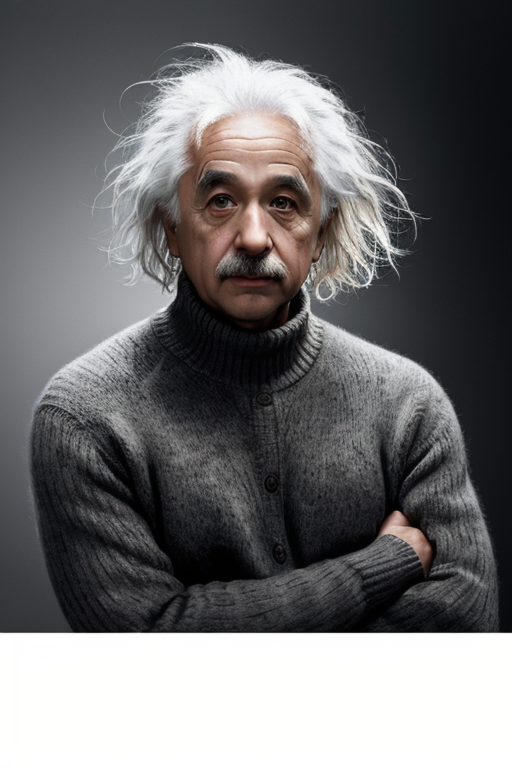
#> input picture characters/assets/albert_einstein/master_raw.png, 1024 x 1536 px (shown at 1/2 size)
$ python -i character_references.py   (imports and definitions only)
#> lines starting #> are read from the running program, lines starting #| are printed output that depends on the picture
"""Resolve identity-safe, licensed reference portraits for researched people."""
from __future__ import annotations

import hashlib
import json
import re
import urllib.parse
import urllib.request
from pathlib import Path


_WIKIPEDIA_API = "https://en.wikipedia.org/w/api.php"
_COMMONS_API = "https://commons.wikimedia.org/w/api.php"
_USER_AGENT = "AIYouTubeDocumentaryBot/1.0 (identity reference resolver)"


# [121 lines left out: functions attach_character_references, resolve_wikimedia_portrait, not called in this run]


def create_reference_scene(reference_path: Path, output_path: Path) -> Path:
    """Create an identity-safe archival frame when image-to-image is unavailable."""
#> called with output_path = 'out.png'
    from PIL import Image, ImageEnhance, ImageFilter, ImageOps

    portrait = Image.open(reference_path).convert("RGB")
#> portrait is the input picture: PIL image 1024x1536 RGB; mean R, G, B 109.2, 108.3, 109.2
    background = ImageOps.fit(
        portrait, (1920, 1080), method=Image.Resampling.LANCZOS
    ).filter(ImageFilter.GaussianBlur(28))
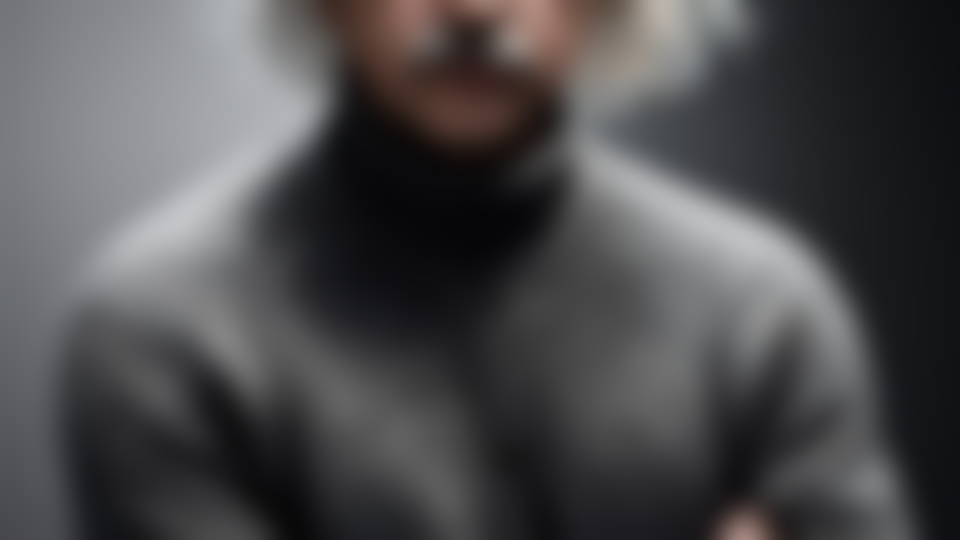
#> background: PIL image 1920x1080 RGB (shown at 1/2 size); mean R, G, B 76.3, 75.5, 76.9
    background = ImageEnhance.Color(background).enhance(0.22)
    background = ImageEnhance.Brightness(background).enhance(0.28)
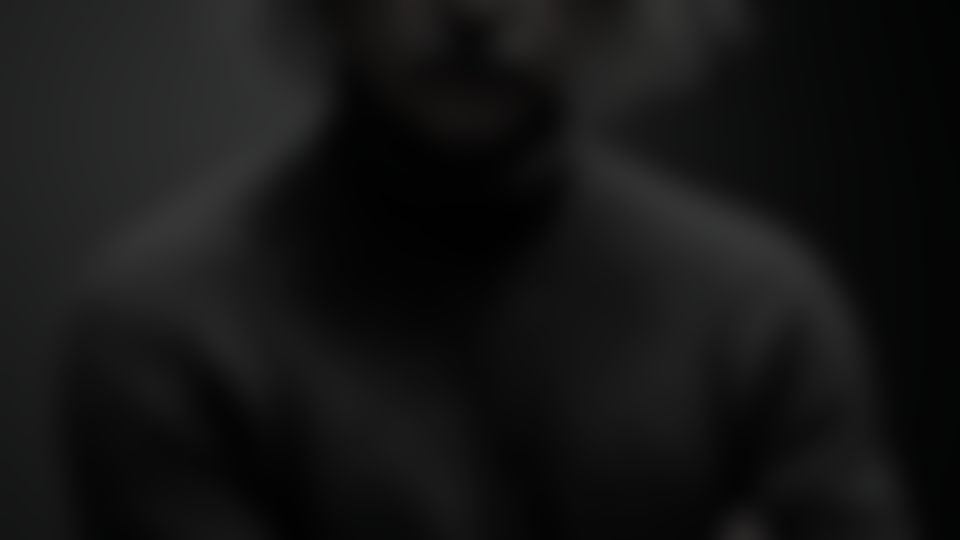
#> background: PIL image 1920x1080 RGB (shown at 1/2 size); mean R, G, B 20.7, 20.7, 20.7
    tint = Image.new("RGB", background.size, "#061610")
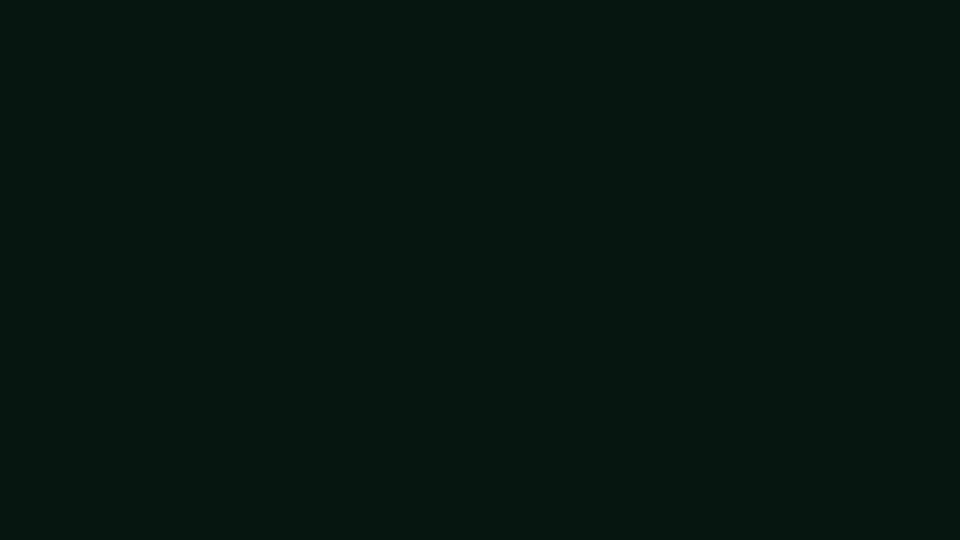
#> tint: PIL image 1920x1080 RGB (shown at 1/2 size); mean R, G, B 6, 22, 16
    background = Image.blend(background, tint, 0.55).convert("RGBA")
#> background: PIL image 1920x1080 RGBA

    framed = ImageOps.contain(portrait, (760, 820), method=Image.Resampling.LANCZOS)
    framed = ImageEnhance.Color(framed).enhance(0.55)
    card = Image.new("RGBA", (framed.width + 46, framed.height + 70), (220, 211, 187, 255))
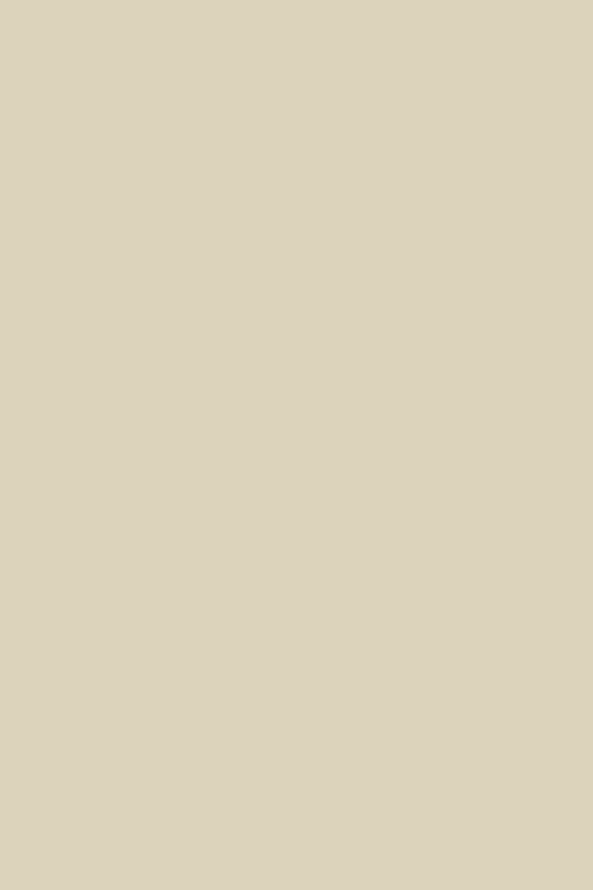
#> card: PIL image 593x890 RGBA; mean R, G, B, A 220, 211, 187, 255
    card.alpha_composite(framed.convert("RGBA"), (23, 22))
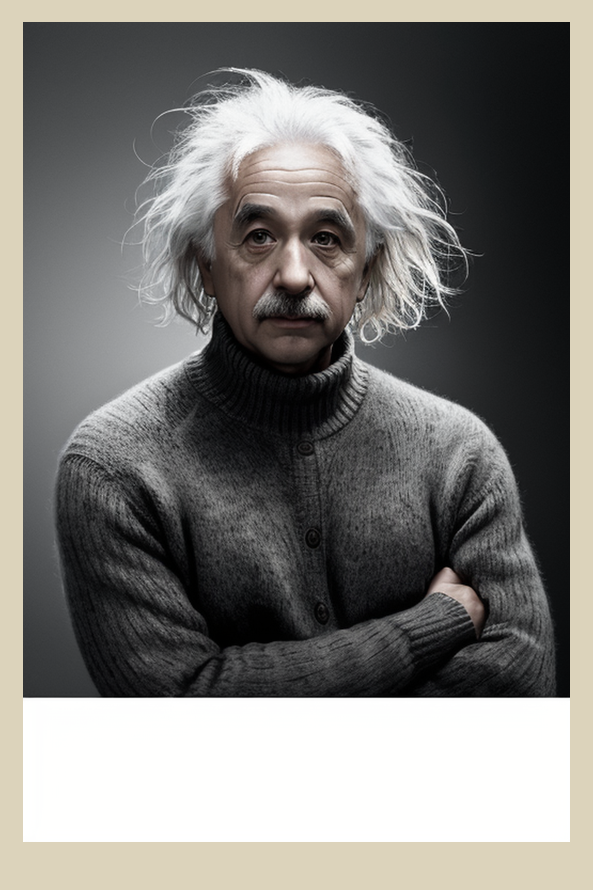
#> card: PIL image 593x890 RGBA; mean R, G, B, A 125.3, 123.8, 120.3, 255
    shadow = Image.new("RGBA", background.size, (0, 0, 0, 0))
#> shadow: PIL image 1920x1080 RGBA; every value is 0
    shadow_box = (960 - card.width // 2 + 25, 105, 960 + card.width // 2 + 25, 105 + card.height)
#> shadow_box = (689, 105, 1281, 995)
    from PIL import ImageDraw
    ImageDraw.Draw(shadow).rounded_rectangle(shadow_box, 12, fill=(0, 0, 0, 170))
    shadow = shadow.filter(ImageFilter.GaussianBlur(24))
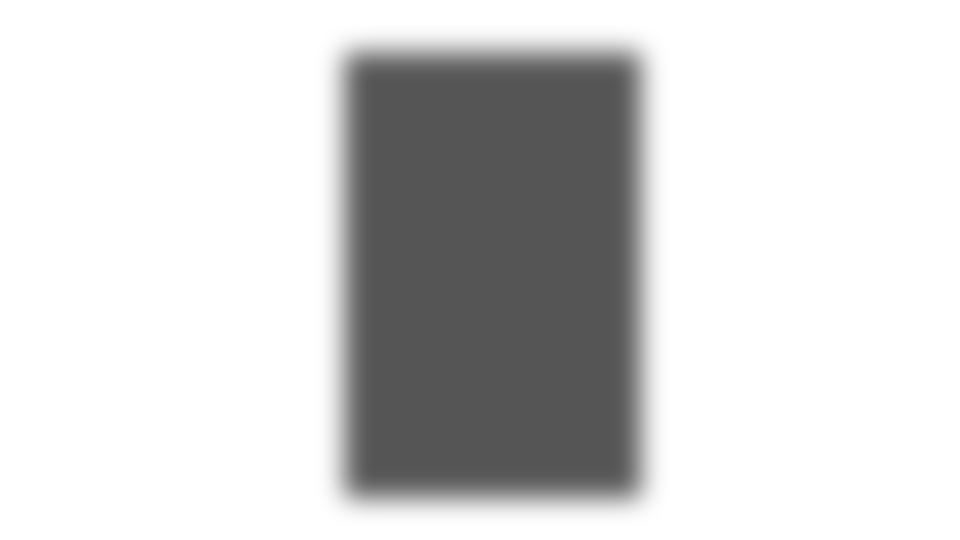
#> shadow: PIL image 1920x1080 RGBA (shown at 1/2 size); mean R, G, B, A 0, 0, 0, 43.3; transparent parts drawn white
    background = Image.alpha_composite(background, shadow)
    background.alpha_composite(card, (960 - card.width // 2, 80))
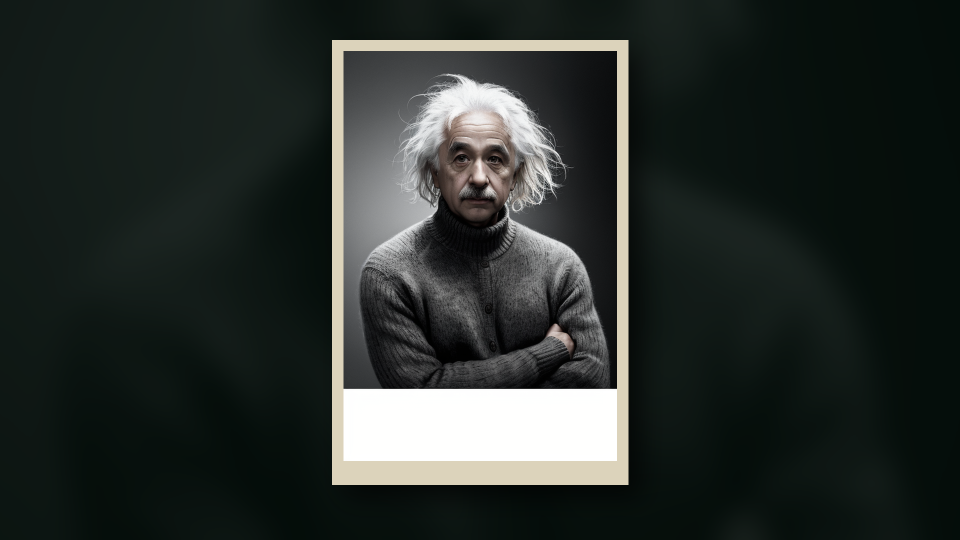
#> background: PIL image 1920x1080 RGBA (shown at 1/2 size); mean R, G, B, A 41.5, 47.6, 44.3, 255
    background.convert("RGB").save(output_path, "JPEG", quality=93)
    return output_path


# [59 lines left out: functions _rest_summary_image_name, _lookup_imageinfo, _api_json, not called in this run]


def _metadata_value(metadata: dict, key: str) -> str:
    value = metadata.get(key, {})
    return str(value.get("value", "")) if isinstance(value, dict) else str(value or "")


def _strip_html(value: str) -> str:
    return re.sub(r"\s+", " ", re.sub(r"<[^>]+>", " ", value)).strip()


# [10 lines left out: function _find_local_reference, not called in this run]

>>> result = create_reference_scene('../../characters/assets/albert_einstein/master_raw.png', 'out.png')

$ run again, on characters/assets/albert_einstein/master.png
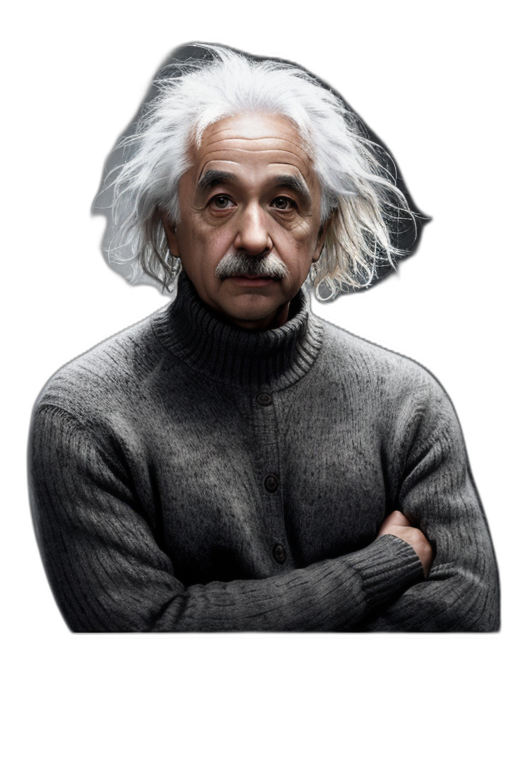
#> input picture characters/assets/albert_einstein/master.png, 1024 x 1536 px (shown at 1/2 size)
#> in create_reference_scene, `card.alpha_composite(framed.convert("RGBA"), (23, 22))`:
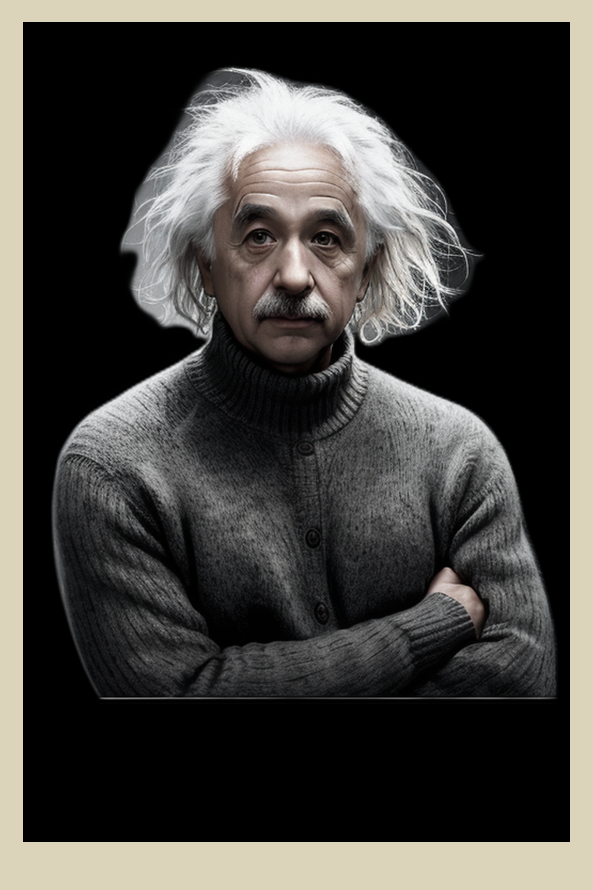
#> card: PIL image 593x890 RGBA; mean R, G, B, A 70, 68, 64.3, 255
#> in create_reference_scene, `background.alpha_composite(card, (960 - card.width // 2, 80))`:
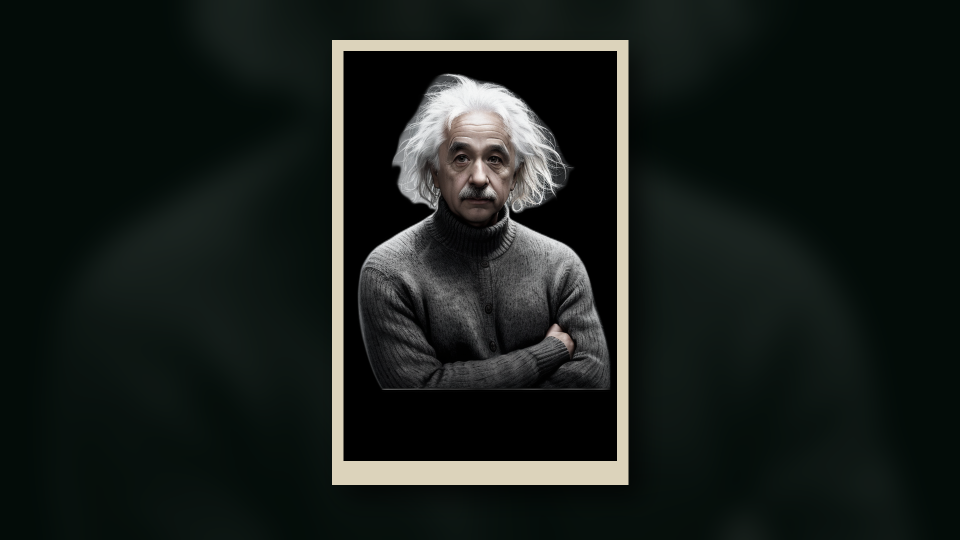
#> background: PIL image 1920x1080 RGBA (shown at 1/2 size); mean R, G, B, A 24.5, 30.5, 26.9, 255

$ run again, on characters/assets/albert_einstein/reference.png
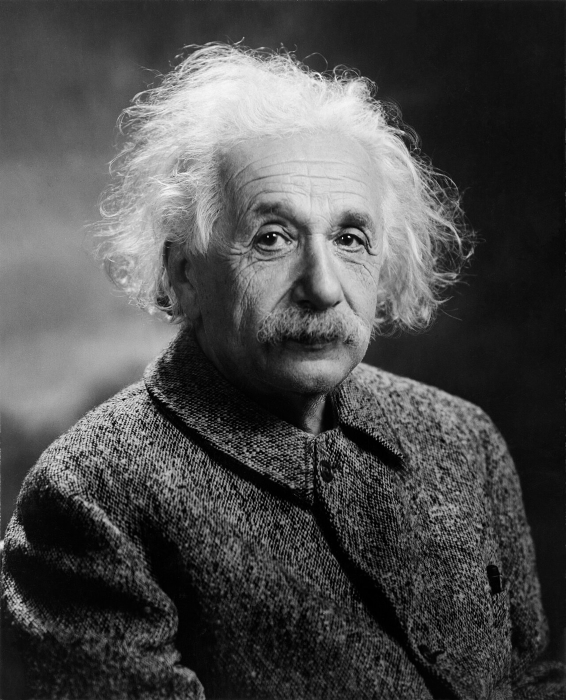
#> input picture characters/assets/albert_einstein/reference.png, 1131 x 1400 px (shown at 1/2 size)
#> in create_reference_scene, portrait is the input picture: PIL image 1131x1400 RGB; min 0, max 255, mean 76.1
#> in create_reference_scene, `shadow = shadow.filter(ImageFilter.GaussianBlur(24))`:
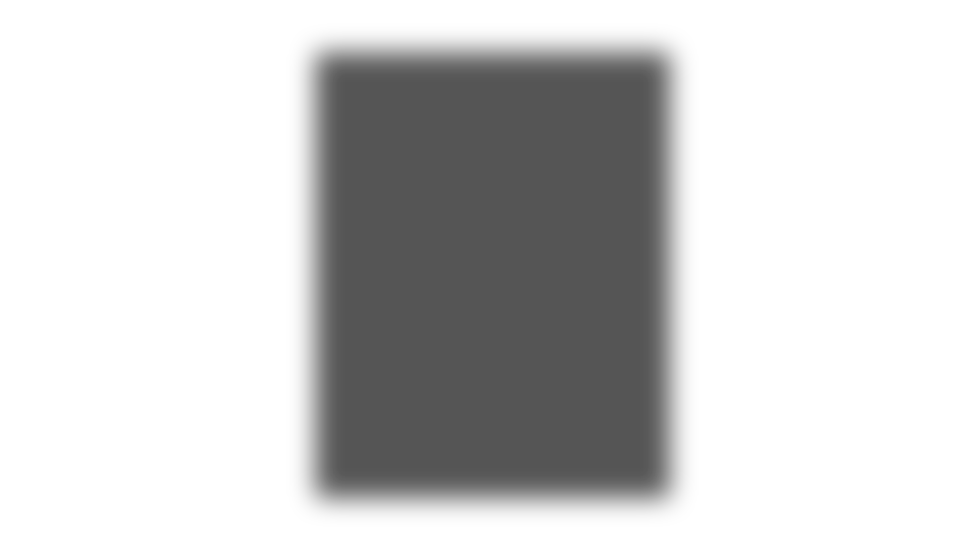
#> shadow: PIL image 1920x1080 RGBA (shown at 1/2 size); mean R, G, B, A 0, 0, 0, 51.8; transparent parts drawn white
#> in create_reference_scene, `background.alpha_composite(card, (960 - card.width // 2, 80))`:
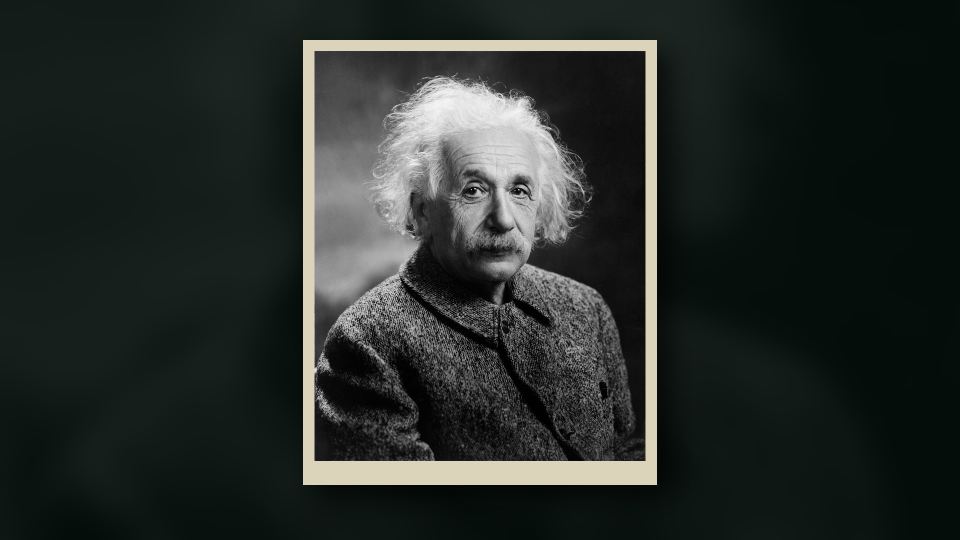
#> background: PIL image 1920x1080 RGBA (shown at 1/2 size); mean R, G, B, A 38.9, 44.5, 41.2, 255

$ run again, on characters/assets/albert_einstein/reference_fit_512x768.png
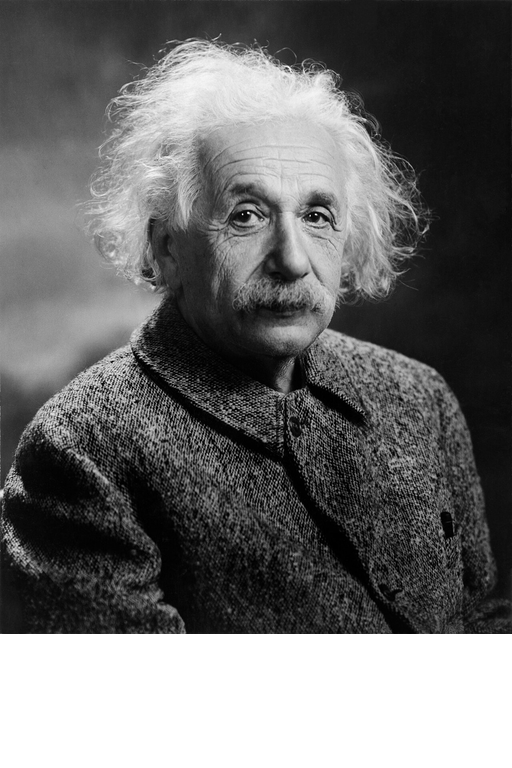
#> input picture characters/assets/albert_einstein/reference_fit_512x768.png, 512 x 768 px
#> in create_reference_scene, portrait is the input picture: PIL image 512x768 RGB; min 0, max 255, mean 107.3
#> in create_reference_scene, `background.alpha_composite(card, (960 - card.width // 2, 80))`:
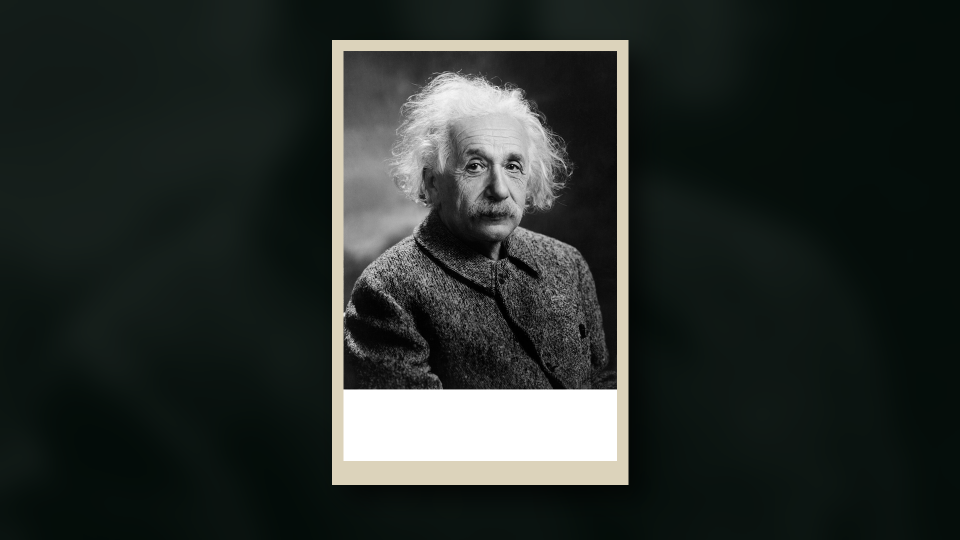
#> background: PIL image 1920x1080 RGBA (shown at 1/2 size); mean R, G, B, A 40.5, 46.5, 43.2, 255
